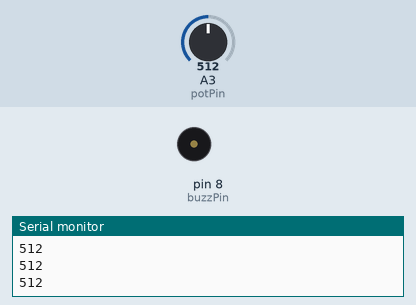
The sketch below on a simulated Arduino Uno, built with avr-gcc and run on an emulated ATmega328P. On the bench: buzzer (waves = sounding, pin HIGH), the last lines printed to the serial monitor. The test bench sets the inputs (shaded band); at power-on: A3 (potPin) = 512.

Above: at 1.2 s.
1.3 s: A3 (potPin) set to 988
2.8 s: A3 (potPin) set to 1014
At 2.95 s:
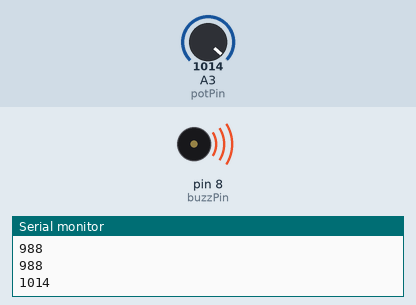
5.8 s: A3 (potPin) set to 990
At 6.7 s:
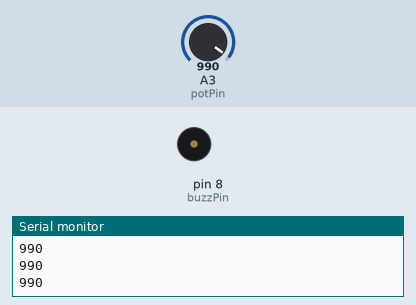
7.3 s: A3 (potPin) set to 1010
At 7.45 s:
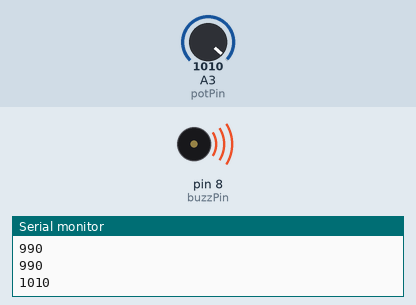
Timing chart, 0 to 10.3 s (numbered marks = the images above; inputs shaded):
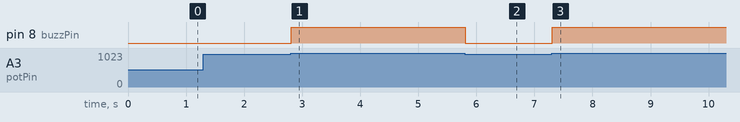

Measured:
- the behaviour switches between 1000 and 1001 on A3 (potPin) (found by bisection; images 0 and 1)
- after the input at 2.8 s, pin 8 (buzzPin): LOW → HIGH at once
- after the input at 5.8 s, pin 8 (buzzPin): HIGH → LOW at once
- after the input at 7.3 s, pin 8 (buzzPin): LOW → HIGH at once

The sketch:

5.Potentiometer-controlled-Buzzer.ino
```cpp
int buzzPin = 8;
int potPin = A3;
int potVal;

void setup() {
  // put your setup code here, to run once:
  pinMode (buzzPin,OUTPUT);
  pinMode (potPin, INPUT);
  Serial.begin (9600);
}

void loop() {
  potVal = analogRead (potPin);
  Serial.println (potVal);
  if (potVal > 1000){
    digitalWrite (buzzPin, HIGH);
    delay (300);
    digitalWrite (buzzPin, LOW);
  }
}
```
